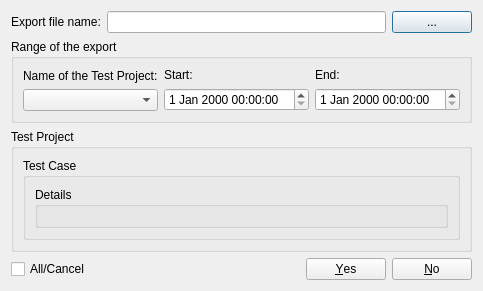
<?xml version="1.0" encoding="UTF-8"?>
<ui version="4.0">
 <class>DlgExport</class>
 <widget class="QDialog" name="DlgExport">
  <property name="geometry">
   <rect>
    <x>0</x>
    <y>0</y>
    <width>443</width>
    <height>240</height>
   </rect>
  </property>
  <property name="windowTitle">
   <string>Export</string>
  </property>
  <layout class="QVBoxLayout" name="verticalLayout">
   <item>
    <layout class="QHBoxLayout" name="horizontalLayout_3">
     <item>
      <widget class="QLabel" name="label_4">
       <property name="text">
        <string>Export file name:</string>
       </property>
      </widget>
     </item>
     <item>
      <widget class="QLineEdit" name="lineEdit"/>
     </item>
     <item>
      <widget class="QPushButton" name="pushButton_browse">
       <property name="sizePolicy">
        <sizepolicy hsizetype="Minimum" vsizetype="Fixed">
         <horstretch>0</horstretch>
         <verstretch>0</verstretch>
        </sizepolicy>
       </property>
       <property name="minimumSize">
        <size>
         <width>0</width>
         <height>0</height>
        </size>
       </property>
       <property name="text">
        <string>...</string>
       </property>
      </widget>
     </item>
    </layout>
   </item>
   <item>
    <widget class="QGroupBox" name="groupBox">
     <property name="title">
      <string>Range of the export</string>
     </property>
     <layout class="QHBoxLayout" name="horizontalLayout">
      <item>
       <layout class="QVBoxLayout" name="verticalLayout_2">
        <item>
         <widget class="QLabel" name="label">
          <property name="text">
           <string>Name of the Test Project:</string>
          </property>
         </widget>
        </item>
        <item>
         <widget class="QComboBox" name="comboBox_prj"/>
        </item>
       </layout>
      </item>
      <item>
       <layout class="QVBoxLayout" name="verticalLayout_3">
        <item>
         <widget class="QLabel" name="label_2">
          <property name="text">
           <string>Start:</string>
          </property>
         </widget>
        </item>
        <item>
         <widget class="QDateTimeEdit" name="dateTimeEdit_st"/>
        </item>
       </layout>
      </item>
      <item>
       <layout class="QVBoxLayout" name="verticalLayout_4">
        <item>
         <widget class="QLabel" name="label_3">
          <property name="text">
           <string>End:</string>
          </property>
         </widget>
        </item>
        <item>
         <widget class="QDateTimeEdit" name="dateTimeEdit_ed"/>
        </item>
       </layout>
      </item>
     </layout>
    </widget>
   </item>
   <item>
    <widget class="QGroupBox" name="groupBox_prj">
     <property name="title">
      <string>Test Project</string>
     </property>
     <layout class="QGridLayout" name="gridLayout_2">
      <item row="0" column="0">
       <layout class="QGridLayout" name="gridLayout_prj"/>
      </item>
      <item row="1" column="0">
       <widget class="QGroupBox" name="groupBox_case">
        <property name="title">
         <string>Test Case</string>
        </property>
        <layout class="QGridLayout" name="gridLayout_3">
         <item row="0" column="0">
          <layout class="QGridLayout" name="gridLayout_case"/>
         </item>
         <item row="1" column="0">
          <widget class="QGroupBox" name="groupBox_detail">
           <property name="title">
            <string>Details</string>
           </property>
           <layout class="QGridLayout" name="gridLayout_5">
            <item row="0" column="0">
             <layout class="QGridLayout" name="gridLayout_detail"/>
            </item>
           </layout>
          </widget>
         </item>
        </layout>
       </widget>
      </item>
     </layout>
    </widget>
   </item>
   <item>
    <layout class="QHBoxLayout" name="horizontalLayout_2">
     <item>
      <widget class="QCheckBox" name="checkBox_all">
       <property name="text">
        <string>All/Cancel</string>
       </property>
      </widget>
     </item>
     <item>
      <widget class="QDialogButtonBox" name="buttonBox">
       <property name="orientation">
        <enum>Qt::Horizontal</enum>
       </property>
       <property name="standardButtons">
        <set>QDialogButtonBox::No|QDialogButtonBox::Yes</set>
       </property>
      </widget>
     </item>
    </layout>
   </item>
  </layout>
 </widget>
 <tabstops>
  <tabstop>lineEdit</tabstop>
  <tabstop>pushButton_browse</tabstop>
  <tabstop>comboBox_prj</tabstop>
  <tabstop>dateTimeEdit_st</tabstop>
  <tabstop>dateTimeEdit_ed</tabstop>
  <tabstop>checkBox_all</tabstop>
 </tabstops>
 <resources/>
 <connections>
  <connection>
   <sender>buttonBox</sender>
   <signal>accepted()</signal>
   <receiver>DlgExport</receiver>
   <slot>accept()</slot>
   <hints>
    <hint type="sourcelabel">
     <x>248</x>
     <y>254</y>
    </hint>
    <hint type="destinationlabel">
     <x>157</x>
     <y>274</y>
    </hint>
   </hints>
  </connection>
  <connection>
   <sender>buttonBox</sender>
   <signal>rejected()</signal>
   <receiver>DlgExport</receiver>
   <slot>reject()</slot>
   <hints>
    <hint type="sourcelabel">
     <x>316</x>
     <y>260</y>
    </hint>
    <hint type="destinationlabel">
     <x>286</x>
     <y>274</y>
    </hint>
   </hints>
  </connection>
 </connections>
</ui>
